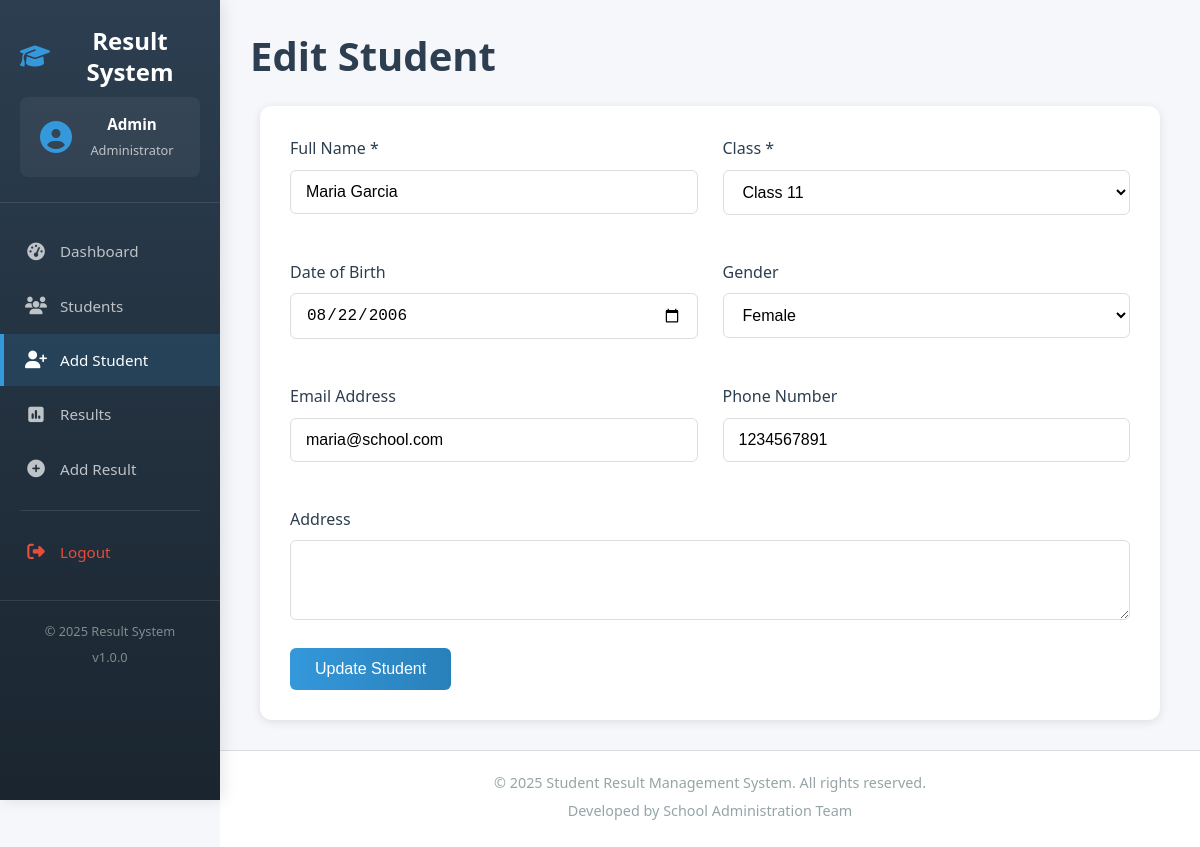
Screenshot of /pages/add_student.php?edit=2 (signed in) with the database file from the repository.
### tables this page shows
CREATE TABLE students (
    student_id INT PRIMARY KEY AUTO_INCREMENT,
    full_name VARCHAR(100) NOT NULL,
    class VARCHAR(20) NOT NULL,
    date_of_birth DATE,
    gender ENUM('Male', 'Female', 'Other'),
    email VARCHAR(100),
    phone VARCHAR(20),
    address TEXT,
    created_at TIMESTAMP DEFAULT CURRENT_TIMESTAMP
);

### pages/add_student.php (the view, shortened to what this page needs)
<?php
require_once '../includes/header.php';
$student = null;
if(isset($_GET['edit'])) {
    $stmt = $pdo->prepare("SELECT * FROM students WHERE student_id = ?");
    $stmt->execute([$_GET['edit']]);
    $student = $stmt->fetch();
}
?>
<div class="content">
    <h1><?php echo $student ? 'Edit Student' : 'Add New Student'; ?></h1>
    <div class="form-container">
        <form method="POST" action="">
            <div class="form-row">
                <div class="form-group">
                    <label for="full_name">Full Name *</label>
                    <input type="text" id="full_name" name="full_name" value="<?php echo $student ? htmlspecialchars($student['full_name']) : ''; ?>" required>
                </div>
                <div class="form-group">
                    <label for="class">Class *</label>
                    <select id="class" name="class" required>
                        <option value="Class 11" <?php echo ($student && $student['class'] == 'Class 11') ? 'selected' : ''; ?>>Class 11</option>
                    </select>
                </div>
            </div>
            <div class="form-row">
                <div class="form-group">
                    <label for="date_of_birth">Date of Birth</label>
                    <input type="date" id="date_of_birth" name="date_of_birth" value="<?php echo $student ? $student['date_of_birth'] : ''; ?>">
                </div>
                <div class="form-group">
                    <label for="gender">Gender</label>
                    <select id="gender" name="gender">
                        <option value="Female" <?php echo ($student && $student['gender'] == 'Female') ? 'selected' : ''; ?>>Female</option>
                    </select>
                </div>
            </div>
            <div class="form-row">
                <div class="form-group">
                    <label for="email">Email Address</label>
                    <input type="email" id="email" name="email" value="<?php echo $student ? htmlspecialchars($student['email']) : ''; ?>">
                </div>
                <div class="form-group">
                    <label for="phone">Phone Number</label>
                    <input type="tel" id="phone" name="phone" value="<?php echo $student ? htmlspecialchars($student['phone']) : ''; ?>">
                </div>
            </div>
            <div class="form-group">
                <label for="address">Address</label>
                <textarea id="address" name="address" rows="3"><?php echo $student ? htmlspecialchars($student['address']) : ''; ?></textarea>
            </div>
            <button type="submit" class="btn btn-primary"><?php echo $student ? 'Update Student' : 'Add Student'; ?></button>
        </form>
    </div>
</div>
<?php require_once '../includes/footer.php'; ?>

### css/style.css (style rules this page uses)
* { margin: 0; padding: 0; box-sizing: border-box; }
:root { --primary-color: #3498db; --secondary-color: #2c3e50; --success-color: #2ecc71; --danger-color: #e74c3c; --warning-color: #f39c12; --info-color: #1abc9c; --light-color: #ecf0f1; --dark-color: #2c3e50; --gray-color: #95a5a6; --border-color: #ddd; --shadow: 0 2px 10px rgba(0, 0, 0, 0.1); --shadow-lg: 0 10px 40px rgba(0, 0, 0, 0.1); --transition: all 0.3s ease; }
html { font-size: 16px; scroll-behavior: smooth; }
body { font-family: 'Segoe UI', Tahoma, Geneva, Verdana, sans-serif; line-height: 1.6; color: #333; background-color: #f5f7fa; min-height: 100vh; }
h1, h2, h3, h4, h5, h6 { font-weight: 600; line-height: 1.3; margin-bottom: 1rem; color: var(--secondary-color); }
h1 { font-size: 2.5rem; margin-bottom: 1.5rem; }
.form-container { background: white; border-radius: 12px; padding: 30px; box-shadow: var(--shadow); max-width: 900px; margin: 0 auto; }
.form-row { display: flex; gap: 25px; margin-bottom: 25px; }
.form-group { flex: 1; margin-bottom: 20px; }
.form-group label { display: block; margin-bottom: 8px; font-weight: 500; color: var(--secondary-color); }
.form-group input, .form-group select, .form-group textarea { width: 100%; padding: 12px 15px; border: 1px solid var(--border-color); border-radius: 6px; font-size: 1rem; transition: var(--transition); background-color: white; }
.btn { display: inline-flex; align-items: center; justify-content: center; gap: 8px; padding: 12px 25px; border: none; border-radius: 6px; font-size: 1rem; font-weight: 500; cursor: pointer; transition: var(--transition); text-decoration: none; }
.btn-primary { background: linear-gradient(to right, var(--primary-color), #2980b9); color: white; }

### rows the page displays
students: full_name "Maria Garcia", class "Class 11", date_of_birth "08/22/2006", gender "Female", email "maria@school.com", phone "1234567891"

### other values shown
$_SESSION['admin_name'] "Admin"
